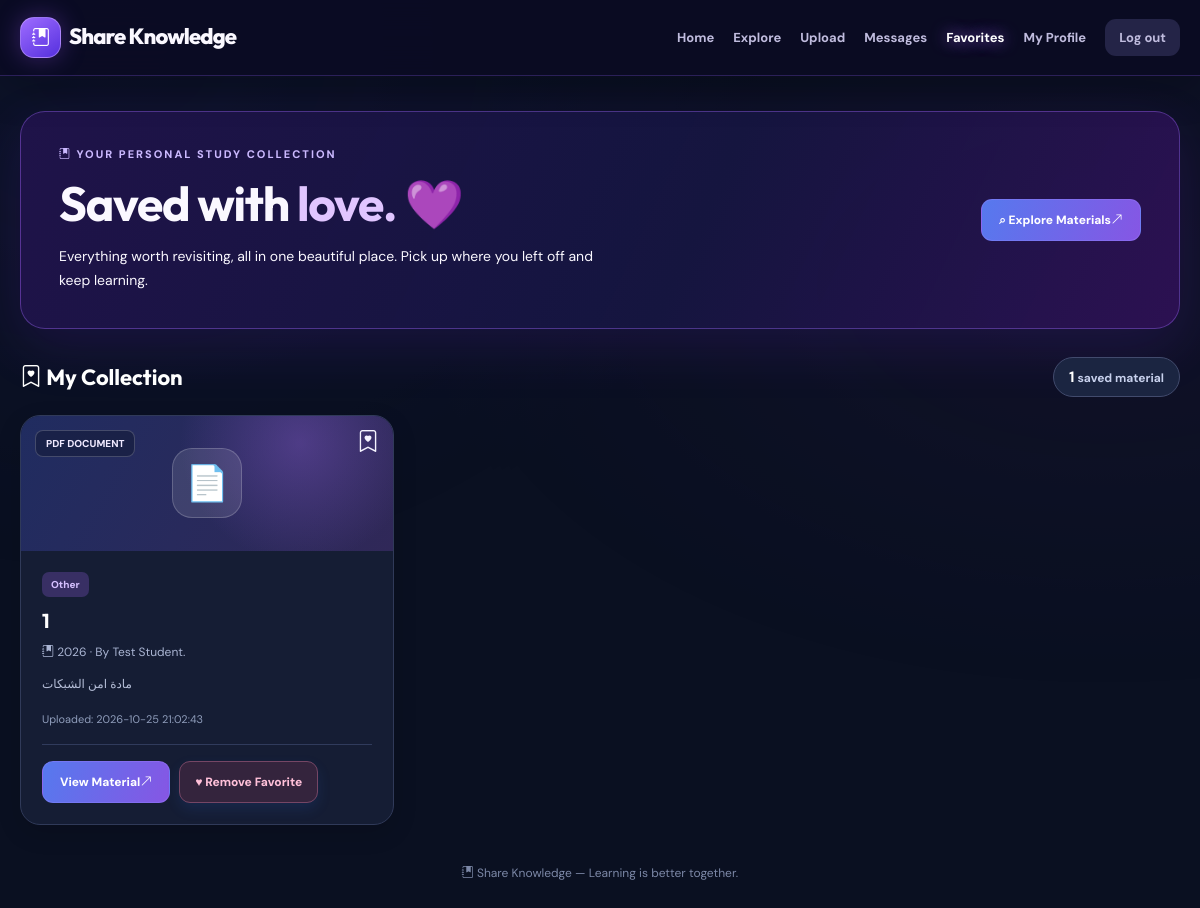
Page /share_knowledge/favorites.php (signed in) on the committed database.
### tables this page shows
CREATE TABLE `materials` (
  `id` int(11) NOT NULL,
  `user_id` int(11) NOT NULL,
  `subject` varchar(100) NOT NULL,
  `chapter` varchar(200) NOT NULL,
  `academic_year` varchar(100) NOT NULL,
  `description` text NOT NULL,
  `file_path` varchar(255) NOT NULL,
  `created_at` timestamp NOT NULL DEFAULT current_timestamp()
);

CREATE TABLE `users` (
  `id` int(11) NOT NULL,
  `name` varchar(100) NOT NULL,
  `email` varchar(150) NOT NULL,
  `password` varchar(255) NOT NULL,
  `created_at` timestamp NOT NULL DEFAULT current_timestamp(),
  `role` enum('student','admin') NOT NULL DEFAULT 'student'
);

### share_knowledge/favorites.php (the view, shortened to what this page needs)
<?php
require_once 'db.php';
function e($value) {
    return htmlspecialchars((string)$value, ENT_QUOTES, 'UTF-8');
}
$stmt = $conn->prepare(
    'SELECT m.id, m.subject, m.chapter, m.academic_year, m.description,
            m.file_path, m.created_at, u.name AS uploader_name
     FROM favorites f
     INNER JOIN materials m ON m.id = f.material_id
     LEFT JOIN users u ON u.id = m.user_id
     WHERE f.user_id = :user_id
     ORDER BY f.created_at DESC, f.id DESC'
);
$stmt->execute([':user_id' => (int)$_SESSION['user_id']]);
$materials = $stmt->fetchAll(PDO::FETCH_ASSOC);
$total = count($materials);
?>
<!DOCTYPE html>
<html lang="en">
<head>
<link rel="stylesheet" href="https://cdn.jsdelivr.net/npm/bootstrap-icons@1.11.3/font/bootstrap-icons.min.css">
<link rel="stylesheet" href="assets/css/style.css">
<link rel="stylesheet" href="assets/css/favorites.css">
<link rel="stylesheet" href="assets/css/brand-system.css">
</head>
<body class="favorites-midnight">
<header class="mn-nav">
<a href="index.php" class="mn-brand"><span><i class="bi bi-journal-bookmark-fill" aria-hidden="true"></i></span>Share Knowledge</a>
<nav class="mn-links" aria-label="Main navigation">
<a href="index.php">Home</a>
<a href="browse.php">Explore</a>
<a href="upload.php">Upload</a>
<a href="messages.php">Messages</a>
<a href="favorites.php" class="active" aria-current="page">Favorites</a>
<a href="profile.php">My Profile</a>
<a href="logout.php" class="mn-logout">Log out</a>
</nav>
</header>
<main class="mn-shell">
<section class="mn-hero">
<div>
<div class="mn-kicker"><i class="bi bi-journal-bookmark-fill" aria-hidden="true"></i> Your personal study collection</div>
<h1>Saved with <span>love.</span> 💜</h1>
<p>Everything worth revisiting, all in one beautiful place. Pick up where you left off and keep learning.</p>
</div>
<a href="browse.php" class="mn-browse">⌕ Explore Materials <i class="bi bi-arrow-up-right" aria-hidden="true"></i></a>
</section>
<div class="mn-summary">
<h2><i class="bi bi-bookmark-heart" aria-hidden="true"></i> My Collection</h2>
<div class="mn-count"><strong><?= $total ?></strong> <?= $total === 1 ? 'saved material' : 'saved materials' ?></div>
</div>
<?php if (!$materials): ?>
<section class="mn-empty">
<div class="mn-empty-icon">💜</div>
<h2>No Favorites Yet</h2>
<p>Discover something useful in the library and tap the heart to save it here for later.</p>
<a href="browse.php" class="mn-browse">Explore the Library <i class="bi bi-arrow-up-right" aria-hidden="true"></i></a>
</section>
<?php else: ?>
<div class="mn-grid">
<?php foreach ($materials as $material): ?>
<?php $extension = strtolower(pathinfo((string)$material['file_path'], PATHINFO_EXTENSION)); ?>
<article class="mn-card">
<div class="mn-preview">
<span class="mn-type"><?= $extension === 'pdf' ? 'PDF DOCUMENT' : 'IMAGE FILE' ?></span>
<span class="mn-heart" aria-hidden="true"><i class="bi bi-bookmark-heart" aria-hidden="true"></i></span>
<div class="mn-preview-icon"><?= $extension === 'pdf' ? '📄' : '🖼️' ?></div>
</div>
<div class="mn-card-body">
<span class="mn-subject"><?= e($material['subject']) ?></span>
<h3><?= e($material['chapter']) ?></h3>
<div class="mn-meta"><i class="bi bi-journal-bookmark-fill" aria-hidden="true"></i> <?= e($material['academic_year']) ?> · By <?= e($material['uploader_name'] ?? 'Unknown Student') ?></div>
<p class="mn-description"><?= nl2br(e($material['description'])) ?></p>
<small class="mn-date">Uploaded: <?= e($material['created_at']) ?></small>
<div class="mn-actions">
<a class="mn-view" href="view_material.php?id=<?= (int)$material['id'] ?>" target="_blank" rel="noopener noreferrer">View Material <i class="bi bi-arrow-up-right" aria-hidden="true"></i></a>
<form action="toggle_favorite.php" method="POST">
<button type="submit" class="mn-remove">♥ Remove Favorite</button>
</form>
</div>
</div>
</article>
<?php endforeach; ?>
</div>
<?php endif; ?>
<div class="mn-footer"><i class="bi bi-journal-bookmark-fill" aria-hidden="true"></i> Share Knowledge — Learning is better together.</div>
</main>
</body>
</html>

### rows in the picture
materials: shows "PDF DOCUMENT", subject "Other", chapter "1", academic_year "2026", user.name "Test Student.", description "مادة امن الشبكات", created_at "2026-10-25 21:02:43"

### other values in the picture
$total "1"
